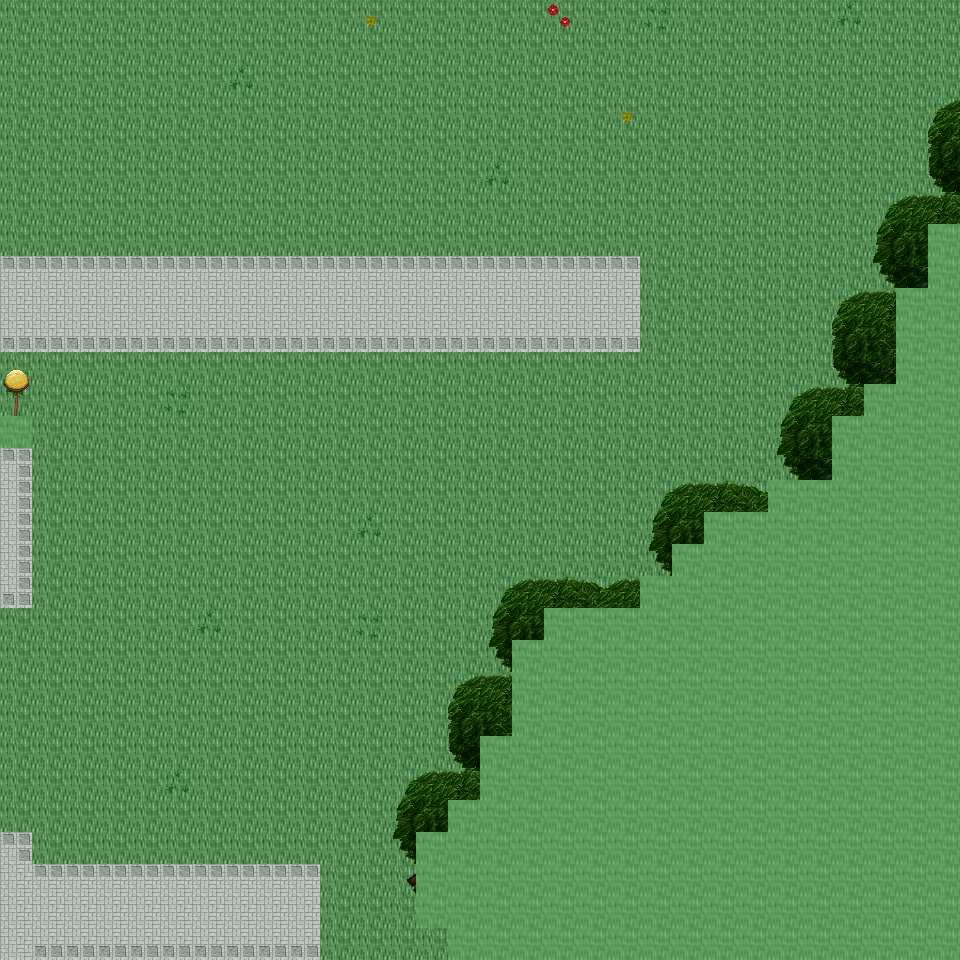

The image is a tile-based game level rendered from a .tmx file. Its description and source (layers, tilesets, objects; grid data summarised) follow:
An orthogonal 30x30 tile map with 32x32 px tiles, 6 tile layers (Ground, Object, Object2, Above, ...), 53 tilesets and 5 objects (5x mapExit).

<map version="1.0" orientation="orthogonal" renderorder="right-down" width="30" height="30" tilewidth="32" tileheight="32" nextobjectid="6">
  <tileset firstgid="1" name="tileset_ground_ground" tilewidth="32" tileheight="32" tilecount="33" columns="3">
    <image source="../drawable/tileset_ground_ground.png" width="96" height="352" />
  </tileset>
  <tileset firstgid="34" name="tileset_building_castle" tilewidth="32" tileheight="32" tilecount="320" columns="20">
    <image source="../drawable/tileset_building_castle.png" width="640" height="512" />
  </tileset>
  <tileset firstgid="354" name="tileset_ground_square_patch" tilewidth="32" tileheight="32" tilecount="9" columns="3">
    <image source="../drawable/tileset_ground_square_patch.png" width="96" height="96" />
  </tileset>
  <tileset firstgid="363" name="tileset_building_decoration_banner" tilewidth="32" tileheight="32" tilecount="12" columns="1">
    <image source="../drawable/tileset_building_decoration_banner.png" width="32" height="384" />
  </tileset>
  <tileset firstgid="375" name="tileset_ground_water_pool" tilewidth="32" tileheight="32" tilecount="72" columns="3">
    <image source="../drawable/tileset_ground_water_pool.png" width="96" height="768" />
  </tileset>
  <tileset firstgid="447" name="tileset_building_wall_wall_brown" tilewidth="32" tileheight="32" tilecount="12" columns="3">
    <image source="../drawable/tileset_building_wall_wall_brown.png" width="96" height="128" />
  </tileset>
  <tileset firstgid="459" name="tileset_plant_grasses" tilewidth="32" tileheight="32" tilecount="6" columns="3">
    <image source="../drawable/tileset_plant_grasses.png" width="96" height="64" />
  </tileset>
  <tileset firstgid="465" name="tileset_plant_flower_daisy_white" tilewidth="32" tileheight="32" tilecount="8" columns="2">
    <image source="../drawable/tileset_plant_flower_daisy_white.png" width="64" height="128" />
  </tileset>
  <tileset firstgid="473" name="tileset_plant_tree_tree_darkgreen" tilewidth="32" tileheight="32" tilecount="88" columns="8">
    <image source="../drawable/tileset_plant_tree_tree_darkgreen.png" width="256" height="352" />
  </tileset>
  <tileset firstgid="561" name="tileset_plant_flower_daisy_red" tilewidth="32" tileheight="32" tilecount="8" columns="2">
    <image source="../drawable/tileset_plant_flower_daisy_red.png" width="64" height="128" />
  </tileset>
  <tileset firstgid="569" name="tileset_ground_grass_edges" tilewidth="32" tileheight="32" tilecount="36" columns="12">
    <image source="../drawable/tileset_ground_grass_edges.png" width="384" height="96" />
  </tileset>
  <tileset firstgid="605" name="tileset_ground_grass_corners" tilewidth="32" tileheight="32" tilecount="24" columns="6">
    <image source="../drawable/tileset_ground_grass_corners.png" width="192" height="128" />
  </tileset>
  <tileset firstgid="629" name="tileset_plant_bush_hedge" tilewidth="32" tileheight="32" tilecount="35" columns="5">
    <image source="../drawable/tileset_plant_bush_hedge.png" width="160" height="224" />
  </tileset>
  <tileset firstgid="664" name="tileset_ground_rock_pebbles" tilewidth="32" tileheight="32" tilecount="3" columns="1">
    <image source="../drawable/tileset_ground_rock_pebbles.png" width="32" height="96" />
  </tileset>
  <tileset firstgid="667" name="tileset_plant_bush_bushes" tilewidth="32" tileheight="32" tilecount="10" columns="5">
    <image source="../drawable/tileset_plant_bush_bushes.png" width="160" height="64" />
  </tileset>
  <tileset firstgid="677" name="tileset_building_roof_red" tilewidth="32" tileheight="32" tilecount="20" columns="5">
    <image source="../drawable/tileset_building_roof_red.png" width="160" height="128" />
  </tileset>
  <tileset firstgid="697" name="tileset_plant_flower_daisy_yellow" tilewidth="32" tileheight="32" tilecount="8" columns="2">
    <image source="../drawable/tileset_plant_flower_daisy_yellow.png" width="64" height="128" />
  </tileset>
  <tileset firstgid="705" name="tileset_plant_leaves" tilewidth="32" tileheight="32" tilecount="8" columns="4">
    <image source="../drawable/tileset_plant_leaves.png" width="128" height="64" />
  </tileset>
  <tileset firstgid="713" name="tileset_item_corpse_skull_pale" tilewidth="32" tileheight="32" tilecount="2" columns="2">
    <image source="../drawable/tileset_item_corpse_skull_pale.png" width="64" height="32" />
  </tileset>
  <tileset firstgid="715" name="tileset_building_roof_blue" tilewidth="32" tileheight="32" tilecount="20" columns="5">
    <image source="../drawable/tileset_building_roof_blue.png" width="160" height="128" />
  </tileset>
  <tileset firstgid="735" name="tileset_plant_cactus" tilewidth="32" tileheight="32" tilecount="2" columns="1">
    <image source="../drawable/tileset_plant_cactus.png" width="32" height="64" />
  </tileset>
  <tileset firstgid="737" name="tileset_plant_flower_daisy_blue" tilewidth="32" tileheight="32" tilecount="8" columns="2">
    <image source="../drawable/tileset_plant_flower_daisy_blue.png" width="64" height="128" />
  </tileset>
  <tileset firstgid="745" name="tileset_plant_stump_stump_brown" tilewidth="32" tileheight="32" tilecount="4" columns="2">
    <image source="../drawable/tileset_plant_stump_stump_brown.png" width="64" height="64" />
  </tileset>
  <tileset firstgid="749" name="tileset_plant_stump_rectangular" tilewidth="32" tileheight="32" tilecount="4" columns="2">
    <image source="../drawable/tileset_plant_stump_rectangular.png" width="64" height="64" />
  </tileset>
  <tileset firstgid="753" name="tileset_furniture_carpet_border" tilewidth="32" tileheight="32" tilecount="12" columns="3">
    <image source="../drawable/tileset_furniture_carpet_border.png" width="96" height="128" />
  </tileset>
  <tileset firstgid="765" name="tileset_ground_pothole" tilewidth="32" tileheight="32" tilecount="4" columns="4">
    <image source="../drawable/tileset_ground_pothole.png" width="128" height="32" />
  </tileset>
  <tileset firstgid="769" name="tileset_furniture_carpet_carpets" tilewidth="32" tileheight="32" tilecount="8" columns="4">
    <image source="../drawable/tileset_furniture_carpet_carpets.png" width="128" height="64" />
  </tileset>
  <tileset firstgid="777" name="tileset_building_roof_yellow" tilewidth="32" tileheight="32" tilecount="20" columns="5">
    <image source="../drawable/tileset_building_roof_yellow.png" width="160" height="128" />
  </tileset>
  <tileset firstgid="797" name="tileset_plant_stump_stump_green" tilewidth="32" tileheight="32" tilecount="4" columns="2">
    <image source="../drawable/tileset_plant_stump_stump_green.png" width="64" height="64" />
  </tileset>
  <tileset firstgid="801" name="tileset_item_pot_pot_golden_centred" tilewidth="32" tileheight="32" tilecount="3" columns="3">
    <image source="../drawable/tileset_item_pot_pot_golden_centred.png" width="96" height="32" />
  </tileset>
  <tileset firstgid="804" name="tileset_building_roof_green" tilewidth="32" tileheight="32" tilecount="20" columns="5">
    <image source="../drawable/tileset_building_roof_green.png" width="160" height="128" />
  </tileset>
  <tileset firstgid="824" name="tileset_item_statue_fairypool" tilewidth="32" tileheight="32" tilecount="16" columns="2">
    <image source="../drawable/tileset_item_statue_fairypool.png" width="64" height="256" />
  </tileset>
  <tileset firstgid="840" name="tileset_building_window_window_left" tilewidth="32" tileheight="32" tilecount="2" columns="2">
    <image source="../drawable/tileset_building_window_window_left.png" width="64" height="32" />
  </tileset>
  <tileset firstgid="842" name="tileset_building_window_window_long" tilewidth="32" tileheight="32" tilecount="3" columns="3">
    <image source="../drawable/tileset_building_window_window_long.png" width="96" height="32" />
  </tileset>
  <tileset firstgid="845" name="tileset_building_door_door_n" tilewidth="32" tileheight="32" tilecount="6" columns="3">
    <image source="../drawable/tileset_building_door_door_n.png" width="96" height="64" />
  </tileset>
  <tileset firstgid="851" name="tileset_item_postbox" tilewidth="32" tileheight="32" tilecount="4" columns="2">
    <image source="../drawable/tileset_item_postbox.png" width="64" height="64" />
  </tileset>
  <tileset firstgid="855" name="tileset_building_window_window_right" tilewidth="32" tileheight="32" tilecount="2" columns="2">
    <image source="../drawable/tileset_building_window_window_right.png" width="64" height="32" />
  </tileset>
  <tileset firstgid="857" name="tileset_building_decoration_blue_circle" tilewidth="32" tileheight="32" tilecount="4" columns="2">
    <image source="../drawable/tileset_building_decoration_blue_circle.png" width="64" height="64" />
  </tileset>
  <tileset firstgid="861" name="tileset_plant_indoor_flower_baskets" tilewidth="32" tileheight="32" tilecount="3" columns="1">
    <image source="../drawable/tileset_plant_indoor_flower_baskets.png" width="32" height="96" />
  </tileset>
  <tileset firstgid="864" name="tileset_building_decoration_chimney_big" tilewidth="32" tileheight="32" tilecount="2" columns="1">
    <image source="../drawable/tileset_building_decoration_chimney_big.png" width="32" height="64" />
  </tileset>
  <tileset firstgid="866" name="tileset_building_decoration_banner_long" tilewidth="32" tileheight="32" tilecount="3" columns="3">
    <image source="../drawable/tileset_building_decoration_banner_long.png" width="96" height="32" />
  </tileset>
  <tileset firstgid="869" name="tileset_building_decoration_chimney" tilewidth="32" tileheight="32" tilecount="2" columns="1">
    <image source="../drawable/tileset_building_decoration_chimney.png" width="32" height="64" />
  </tileset>
  <tileset firstgid="871" name="tileset_building_decoration_longhorn_skull" tilewidth="32" tileheight="32" tilecount="6" columns="3">
    <image source="../drawable/tileset_building_decoration_longhorn_skull.png" width="96" height="64" />
  </tileset>
  <tileset firstgid="877" name="tileset_building_decoration_library_banner" tilewidth="32" tileheight="32" tilecount="6" columns="3">
    <image source="../drawable/tileset_building_decoration_library_banner.png" width="96" height="64" />
  </tileset>
  <tileset firstgid="883" name="tileset_logic_creature_elf" tilewidth="32" tileheight="32" tilecount="16" columns="8">
    <image source="../drawable/tileset_logic_creature_elf.png" width="256" height="64" />
  </tileset>
  <tileset firstgid="899" name="tileset_logic_portal" tilewidth="32" tileheight="32" tilecount="24" columns="8">
    <image source="../drawable/tileset_logic_portal.png" width="256" height="96" />
  </tileset>
  <tileset firstgid="923" name="tileset_logic_collision" tilewidth="32" tileheight="32" tilecount="1" columns="1">
    <image source="../drawable/tileset_logic_collision.png" width="32" height="32" />
  </tileset>
  <tileset firstgid="924" name="tileset_ground_green_paving" tilewidth="32" tileheight="32" tilecount="18" columns="3">
    <image source="../drawable/tileset_ground_green_paving.png" width="96" height="192" />
  </tileset>
  <tileset firstgid="942" name="tileset_light_door_light" tilewidth="32" tileheight="32" tilecount="12" columns="3">
    <image source="../drawable/tileset_light_door_light.png" width="96" height="128" />
  </tileset>
  <tileset firstgid="954" name="tileset_furniture_light_roots_lamp" tilewidth="32" tileheight="32" tilecount="6" columns="2">
    <image source="../drawable/tileset_furniture_light_roots_lamp.png" width="64" height="96" />
  </tileset>
  <tileset firstgid="960" name="tileset_light_dim_yellow_light_7x5" tilewidth="32" tileheight="32" tilecount="35" columns="7">
    <image source="../drawable/tileset_light_dim_yellow_light_7x5.png" width="224" height="160" />
  </tileset>
  <tileset firstgid="995" name="tileset_light_yellow_light_5x5" tilewidth="32" tileheight="32" tilecount="25" columns="5">
    <image source="../drawable/tileset_light_yellow_light_5x5.png" width="160" height="160" />
  </tileset>
  <tileset firstgid="1020" name="tileset_building_decoration_shop_banners" tilewidth="32" tileheight="32" tilecount="8" columns="8">
    <image source="../drawable/tileset_building_decoration_shop_banners.png" width="256" height="32" />
  </tileset>
  <layer name="Ground" width="30" height="30">
    <data>[900 cells, 900 non-empty, 2 distinct tile ids]</data>
  </layer>
  <layer name="Object" width="30" height="30">
    <data>[900 cells, 77 non-empty, 10 distinct tile ids]</data>
  </layer>
  <layer name="Object2" width="30" height="30">
    <data>[900 cells, 7 non-empty, 7 distinct tile ids]</data>
  </layer>
  <layer name="Above" width="30" height="30">
    <data>[900 cells, 269 non-empty, 38 distinct tile ids]</data>
  </layer>
  <layer name="Above2" width="30" height="30">
    <data>[900 cells, 5 non-empty, 2 distinct tile ids]</data>
  </layer>
  <layer name="Walkable" width="30" height="30">
    <data>[900 cells, 221 non-empty, 1 distinct tile ids]</data>
  </layer>
  <objectgroup name="MapEvents">
    <object id="1" name="north" type="mapExit" x="0" y="0" width="960" height="32">
      <properties>
        <property name="map" value="level_0_x156_y76" />
        <property name="x" value="0" />
        <property name="y" value="28" />
      </properties>
    </object>
    <object id="2" name="south" type="mapExit" x="0" y="928" width="448" height="32">
      <properties>
        <property name="map" value="level_0_x156_y78" />
        <property name="x" value="0" />
        <property name="y" value="1" />
      </properties>
    </object>
    <object id="3" name="west" type="mapExit" x="0" y="0" width="32" height="416">
      <properties>
        <property name="map" value="level_0_x155_y77" />
        <property name="x" value="28" />
        <property name="y" value="0" />
      </properties>
    </object>
    <object id="4" name="west2" type="mapExit" x="0" y="448" width="32" height="512">
      <properties>
        <property name="map" value="level_0_x155_y77" />
        <property name="x" value="28" />
        <property name="y" value="14" />
      </properties>
    </object>
    <object id="5" name="east" type="mapExit" x="928" y="0" width="32" height="224">
      <properties>
        <property name="map" value="level_0_x157_y77" />
        <property name="x" value="1" />
        <property name="y" value="0" />
      </properties>
    </object>
  </objectgroup>
</map>
